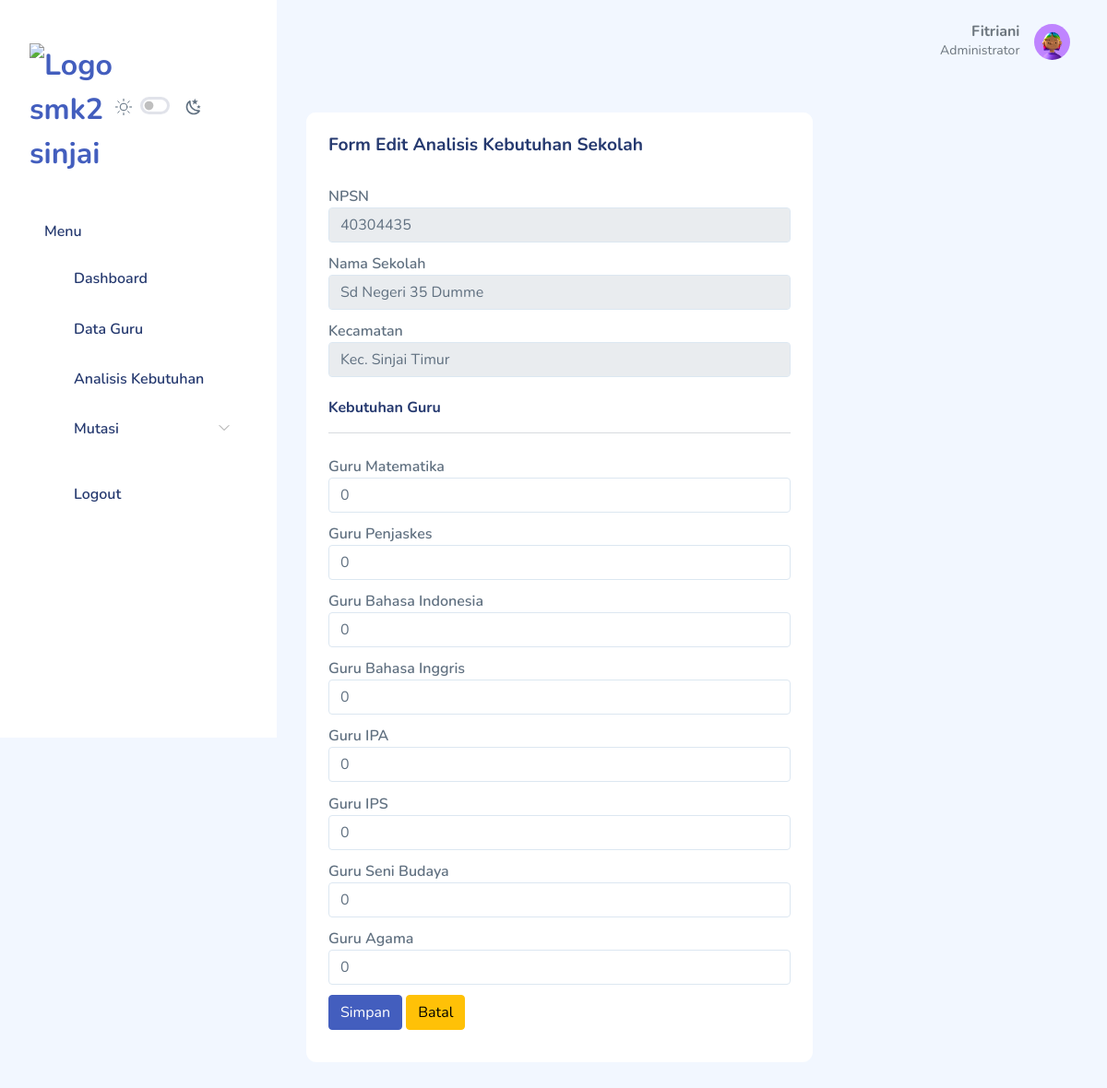
/admin/dashboard.php?page=kebutuhan&act=edit&id=1 (signed in), run on the app's committed database.
### tables this page shows
CREATE TABLE `tb_kebutuhan` (
  `id_sekolah` int NOT NULL,
  `npsn` varchar(10) NOT NULL,
  `nama_sekolah` varchar(50) NOT NULL,
  `kecamatan` varchar(50) NOT NULL,
  `guru_matematika` int NOT NULL DEFAULT '0',
  `guru_bahasa_indonesia` int NOT NULL DEFAULT '0',
  `guru_penjaskes` int NOT NULL DEFAULT '0',
  `guru_ipa` int NOT NULL DEFAULT '0',
  `guru_ips` int NOT NULL DEFAULT '0',
  `guru_agama` int NOT NULL DEFAULT '0',
  `guru_seni_budaya` int NOT NULL DEFAULT '0',
  `guru_bahasa_ingris` int NOT NULL DEFAULT '0'
);

### admin/modul/kebutuhan/edit.php (the view, shortened to what this page needs)
<?php
if (isset($_GET['id'])) {
    $id = mysqli_real_escape_string($con, $_GET['id']);
    $query = mysqli_query($con, "SELECT * FROM tb_kebutuhan WHERE id_sekolah='$id'");
    $data = mysqli_fetch_assoc($query);
}
?>
<div class="page-inner">
    <div class="row">
        <div class="col-lg-8">
            <div class="card">
                <div class="card-header d-flex align-items-center">
                    <h3 class="h4">Form Edit Analisis Kebutuhan Sekolah</h3>
                </div>
                <div class="card-body">
                    <form action="?page=kebutuhan&act=proses" method="post" enctype="multipart/form-data">
                        <div class="form-group">
                            <label>NPSN</label>
                            <input disabled name="npsn" type="text" class="form-control" value="<?= $data['npsn'] ?>" placeholder="NPSN" required>
                        </div>
                        <div class="form-group">
                            <label>Nama Sekolah</label>
                            <input disabled name="nama_sekolah" type="text" class="form-control" value="<?= $data['nama_sekolah'] ?>" placeholder="Nama Sekolah" required>
                        </div>
                        <div class="form-group">
                            <label>Kecamatan</label>
                            <input disabled name="kecamatan" type="text" class="form-control" value="<?= $data['kecamatan'] ?>" placeholder="Kecamatan" required>
                        </div>
                        <div class="form-group my-4">
                            <h6>Kebutuhan Guru</h6>
                            <hr>
                        </div>
                        <div class="form-group">
                            <label>Guru Matematika</label>
                            <input name="guru_matematika" type="number" class="form-control" value="<?= $data['guru_matematika'] ?>" placeholder="0" required>
                        </div>
                        <div class="form-group">
                            <label>Guru Penjaskes</label>
                            <input name="guru_penjaskes" type="number" class="form-control" value="<?= $data['guru_penjaskes'] ?>" placeholder="0" required>
                        </div>
                        <div class="form-group">
                            <label>Guru Bahasa Indonesia</label>
                            <input name="guru_bahasa_indonesia" type="number" class="form-control" value="<?= $data['guru_bahasa_indonesia'] ?>" placeholder="0" required>
                        </div>
                        <div class="form-group">
                            <label>Guru Bahasa Inggris</label>
                            <input name="guru_bahasa_inggris" type="number" class="form-control" value="<?= $data['guru_bahasa_ingris'] ?>" placeholder="0" required>
                        </div>
                        <div class="form-group">
                            <label>Guru IPA</label>
                            <input name="guru_ipa" type="number" class="form-control" value="<?= $data['guru_ipa'] ?>" placeholder="0" required>
                        </div>
                        <div class="form-group">
                            <label>Guru IPS</label>
                            <input name="guru_ips" type="number" class="form-control" value="<?= $data['guru_ips'] ?>" placeholder="0" required>
                        </div>
                        <div class="form-group">
                            <label>Guru Seni Budaya</label>
                            <input name="guru_seni_budaya" type="number" class="form-control" value="<?= $data['guru_seni_budaya'] ?>" placeholder="0" required>
                        </div>
                        <div class="form-group">
                            <label>Guru Agama</label>
                            <input name="guru_agama" type="number" class="form-control" value="<?= $data['guru_agama'] ?>" placeholder="0" required>
                        </div>
                        <div class="form-group">
                            <button name="editAlternatif" type="submit" class="btn btn-primary"><i class="fa fa-save"></i> Simpan</button>
                            <a href="javascript:history.back()" class="btn btn-warning"><i class="fa fa-chevron-left"></i> Batal</a>
                        </div>
                    </form>
                </div>
            </div>
        </div>
    </div>
</div>

### admin/dashboard.php (shortened to what this page needs)
<?php
include '../config/db.php';
?> <script>
<?php
$id_login = @$_SESSION['admin'];
$sql = mysqli_query($con, "SELECT * FROM tb_admin
 WHERE id_admin = '$id_login'") or die(mysqli_error($con));
$data = mysqli_fetch_array($sql);
?>
<!DOCTYPE html>
<html lang="en">
<head>
    <link rel="stylesheet" href="../assets/assets/compiled/css/app.css">
    <link rel="stylesheet" href="../assets/assets/compiled/css/app-dark.css">
    <link rel="stylesheet" href="../assets/assets/extensions/datatables.net-bs5/css/dataTables.bootstrap5.min.css">
    <link rel="stylesheet" href="../assets/assets/compiled/css/table-datatable-jquery.css">
    <link rel="stylesheet" href="../assets/assets/extensions/flatpickr/flatpickr.min.css">
    <link rel="stylesheet" href="../assets/assets/extensions/choices.js/public/assets/styles/choices.css">
    <link rel="stylesheet" href="../assets/assets/compiled/css/iconly.css">
</head>
<body>
    <div id="app">
        <div id="sidebar">
            <div class="sidebar-wrapper active">
                <div class="sidebar-header position-relative">
                    <div class="d-flex justify-content-between align-items-center">
                        <div class="logo">
                            <a href="https://www.smkn2sinjai.sch.id/" target="_blank"><img src="../assets/source/logo.png" alt="Logo smk2 sinjai" style="width: 5rem; height: auto; margin-top: 15px;"></a>
                        </div>
                        <div class="theme-toggle d-flex gap-2  align-items-center mt-2 me-5">
                            <div class="form-check form-switch fs-6">
                                <input class="form-check-input  me-0" type="checkbox" id="toggle-dark" style="cursor: pointer">
                            </div>
                        </div>
                    </div>
                </div>
                <div class="sidebar-menu">
                    <ul class="menu">
                        <li class="sidebar-title">Menu</li>
                        <li class="sidebar-item">
                            <a href="dashboard.php" class='sidebar-link'>
                                <i class="bi bi-grid-1x2-fill"></i>
                                <span>Dashboard</span>
                            </a>
                        </li>
                        <li class="sidebar-item">
                            <a href="?page=guru" class='sidebar-link'>
                                <i class="bi bi-people-fill"></i>
                                <span>Data Guru</span>
                            </a>
                        </li>
                        <li class="sidebar-item">
                            <a href="?page=kebutuhan" class='sidebar-link'>
                                <i class="bi bi-clipboard-plus-fill"></i>
                                <span>Analisis Kebutuhan</span>
                            </a>
                        </li>
                        <li class="sidebar-item has-sub">
                            <a href="#" class='sidebar-link'>
                                <i class="bi bi-stack"></i>
                                <span>Mutasi</span>
                            </a>
                        </li>
                        <li class="sidebar-item">
                            <a href="logout.php" class='sidebar-link'>
                                <i class="bi bi-arrow-left-circle-fill"></i>
                                <span>Logout</span>
                            </a>
                        </li>
                    </ul>
                </div>
            </div>
        </div>
        <div id="main" class='layout-navbar navbar-fixed'>
            <header>
                <nav class="navbar navbar-expand navbar-light navbar-top">
                    <div class="container-fluid">
                        <a href="#" class="burger-btn d-block">
                            <i class="bi bi-justify fs-3"></i>
                        </a>
                        <div class="collapse navbar-collapse" id="navbarSupportedContent">
                            <div class="dropdown">
                                <a href="#" data-bs-toggle="dropdown" aria-expanded="false">
                                    <div class="user-menu d-flex">
                                        <div class="user-name text-end me-3">
                                            <h6 class="mb-0 text-gray-600"><?= $data['nama_lengkap']; ?></h6>
                                            <p class="mb-0 text-sm text-gray-600">Administrator</p>
                                        </div>
                                        <div class="user-img d-flex align-items-center">
                                            <div class="avatar avatar-md">
                                                <img src="../assets/img/user/<?= $data['foto'] ?>">
                                            </div>
                                        </div>
                                    </div>
                                </a>
                            </div>
                        </div>
                    </div>
                </nav>
            </header>
            <div id="main-content">
                <div class="page-heading">
                    <?php
                    $page = @$_GET['page'];
                    $act = @$_GET['act'];
                    if ($page == 'master') {
                    } elseif ($page == 'kebutuhan') {
                        if ($act == '') {
                            include 'modul/kebutuhan/data.php';
                        } elseif ($act == 'add') {
                            include 'modul/kebutuhan/add.php';
                        } elseif ($act == 'edit') {
                            include 'modul/kebutuhan/edit.php';
                        } elseif ($act == 'del') {
                            include 'modul/kebutuhan/del.php';
                        } elseif ($act == 'proses') {
                            include 'modul/kebutuhan/proses.php';
                        }
                    } elseif ($page == 'kmeans') {
                        if ($act == '') {
                            include 'modul/algoritma/kmeans.php';
                        } elseif ($act == 'del') {
                            include 'modul/algoritma/del.php';
                        }
                    } elseif ($page == 'laporan') {
                        if ($act == '') {
                            include 'modul/laporan/data.php';
                        } elseif ($act == 'tahun') {
                            include 'modul/laporan/laporan.php';
                        }
                    } elseif ($page == '') {
                        include 'modul/home.php';
                    } else {
                        echo "<script>window.location.href = '../404.php'</script>";
                    }
                    ?>
                </div>
            </div>
        </div>
    </div>
</body>
</html>

### data on the page
tb_kebutuhan: npsn "40304435", nama_sekolah "Sd Negeri 35 Dumme", kecamatan "Kec. Sinjai Timur", guru_matematika "0", guru_penjaskes "0", guru_bahasa_indonesia "0", guru_bahasa_inggris "0", guru_ipa "0", guru_ips "0", guru_seni_budaya "0", guru_agama "0"

### other printed values
$data['nama_lengkap'] "Fitriani"
